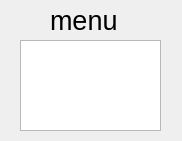
<?xml version="1.0" encoding="UTF-8"?>
<ui version="4.0">
 <class>MenuScreen</class>
 <widget class="QWidget" name="MenuScreen">
  <property name="geometry">
   <rect>
    <x>0</x>
    <y>0</y>
    <width>182</width>
    <height>141</height>
   </rect>
  </property>
  <property name="windowTitle">
   <string>Form</string>
  </property>
  <widget class="QLabel" name="label">
   <property name="geometry">
    <rect>
     <x>50</x>
     <y>-10</y>
     <width>151</width>
     <height>61</height>
    </rect>
   </property>
   <property name="font">
    <font>
     <pointsize>20</pointsize>
    </font>
   </property>
   <property name="text">
    <string>menu</string>
   </property>
  </widget>
  <widget class="QListWidget" name="menu_list">
   <property name="geometry">
    <rect>
     <x>20</x>
     <y>40</y>
     <width>141</width>
     <height>91</height>
    </rect>
   </property>
   <property name="font">
    <font>
     <pointsize>10</pointsize>
    </font>
   </property>
  </widget>
 </widget>
 <resources/>
 <connections/>
</ui>
